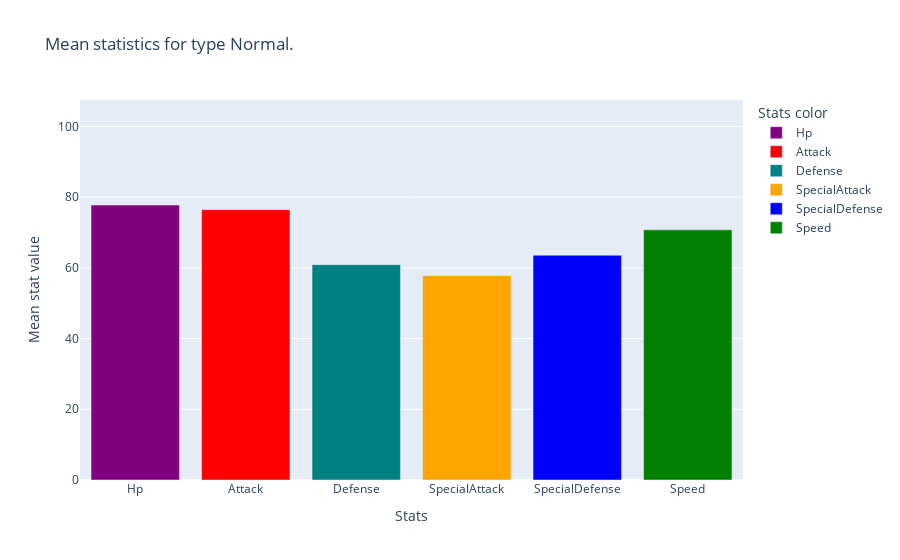

The code cell stored with this chart in its notebook:
### Code cell
mean_values_df = pd.DataFrame(columns=STATS)

for t in COLOR_TYPES.keys():
    fig = go.Figure()
    data_type_1 = data.loc[data['Type1'] == t]
    data_type_2 = data.loc[data['Type1'] == t]
    total_data_type = pd.concat([data_type_1, data_type_2])
    mean_stats = [total_data_type[x].mean() for x in STATS]
    mean_values_df.loc[t] = mean_stats
    fig = px.bar(x=STATS, y=mean_stats, title=f"Mean statistics for type {t}.",
                 color=STATS, color_discrete_map=COLOR_STATS,
                 labels=dict(x="Stats", y="Mean stat value", color="Stats color"))
    fig.update_layout(yaxis_range=[0,max_mean_stat])
    fig.show()

### Figure 1 — Plotly figure (JSON) as saved in the notebook; plotly's stock layout.template omitted (floating-point values rounded to 4 significant figures)
{"data": [{"alignmentgroup": "True", "hovertemplate": "Stats color=Hp<br>Stats=%{x}<br>Mean stat value=%{y}<extra></extra>", "legendgroup": "Hp", "marker": {"color": "#800080", "pattern": {"shape": ""}}, "name": "Hp", "offsetgroup": "Hp", "orientation": "v", "showlegend": true, "textposition": "auto", "type": "bar", "x": ["Hp"], "xaxis": "x", "y": [77.76], "yaxis": "y"}, {"alignmentgroup": "True", "hovertemplate": "Stats color=Attack<br>Stats=%{x}<br>Mean stat value=%{y}<extra></extra>", "legendgroup": "Attack", "marker": {"color": "#FF0000", "pattern": {"shape": ""}}, "name": "Attack", "offsetgroup": "Attack", "orientation": "v", "showlegend": true, "textposition": "auto", "type": "bar", "x": ["Attack"], "xaxis": "x", "y": [76.47], "yaxis": "y"}, {"alignmentgroup": "True", "hovertemplate": "Stats color=Defense<br>Stats=%{x}<br>Mean stat value=%{y}<extra></extra>", "legendgroup": "Defense", "marker": {"color": "#008080", "pattern": {"shape": ""}}, "name": "Defense", "offsetgroup": "Defense", "orientation": "v", "showlegend": true, "textposition": "auto", "type": "bar", "x": ["Defense"], "xaxis": "x", "y": [60.9], "yaxis": "y"}, {"alignmentgroup": "True", "hovertemplate": "Stats color=SpecialAttack<br>Stats=%{x}<br>Mean stat value=%{y}<extra></extra>", "legendgroup": "SpecialAttack", "marker": {"color": "#FFA500", "pattern": {"shape": ""}}, "name": "SpecialAttack", "offsetgroup": "SpecialAttack", "orientation": "v", "showlegend": true, "textposition": "auto", "type": "bar", "x": ["SpecialAttack"], "xaxis": "x", "y": [57.81], "yaxis": "y"}, {"alignmentgroup": "True", "hovertemplate": "Stats color=SpecialDefense<br>Stats=%{x}<br>Mean stat value=%{y}<extra></extra>", "legendgroup": "SpecialDefense", "marker": {"color": " #0000FF", "pattern": {"shape": ""}}, "name": "SpecialDefense", "offsetgroup": "SpecialDefense", "orientation": "v", "showlegend": true, "textposition": "auto", "type": "bar", "x": ["SpecialDefense"], "xaxis": "x", "y": [63.58], "yaxis": "y"}, {"alignmentgroup": "True", "hovertemplate": "Stats color=Speed<br>Stats=%{x}<br>Mean stat value=%{y}<extra></extra>", "legendgroup": "Speed", "marker": {"color": "#008000", "pattern": {"shape": ""}}, "name": "Speed", "offsetgroup": "Speed", "orientation": "v", "showlegend": true, "textposition": "auto", "type": "bar", "x": ["Speed"], "xaxis": "x", "y": [70.76], "yaxis": "y"}], "layout": {"barmode": "relative", "legend": {"title": {"text": "Stats color"}, "tracegroupgap": 0}, "title": {"text": "Mean statistics for type Normal."}, "xaxis": {"anchor": "y", "domain": [0, 1], "title": {"text": "Stats"}}, "yaxis": {"anchor": "x", "domain": [0, 1], "range": [0, 107.5], "title": {"text": "Mean stat value"}}}}
